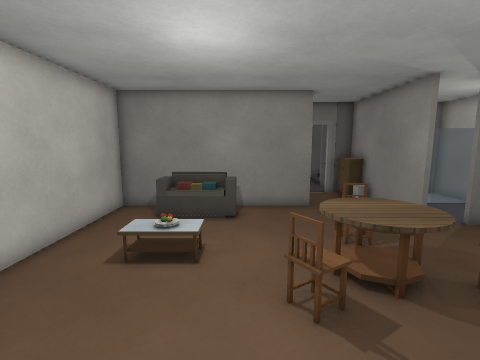
view 1 (above)

18 first-person views from a walk through a Godot game level. The camera is 1.5 m above the floor, tilts 8° down and sees 85° across. Doors that lead somewhere are drawn open, without their leaves. The floor is counted in squares, 0.5 m on a side. Each view is taken from the middle of a square. On the plan, view 1 faces up. The plan holds only what a view shows up to about 19 squares ahead; the rest is blank. The place goes on beyond the plan. Surface patterns are stand-ins for the level's own textures.

view 2
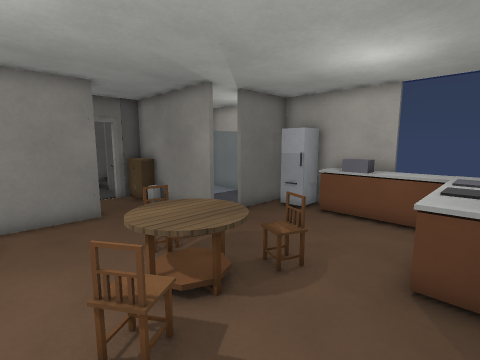

view 3
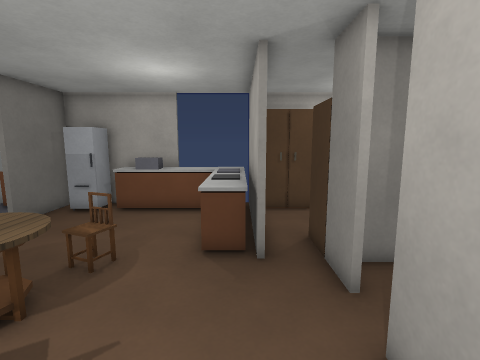

view 4
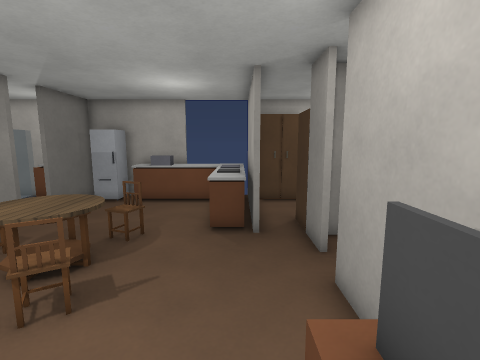

view 5
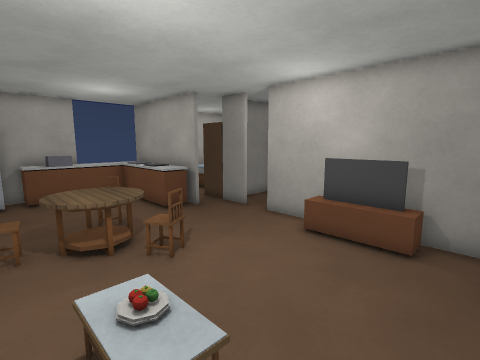

view 6
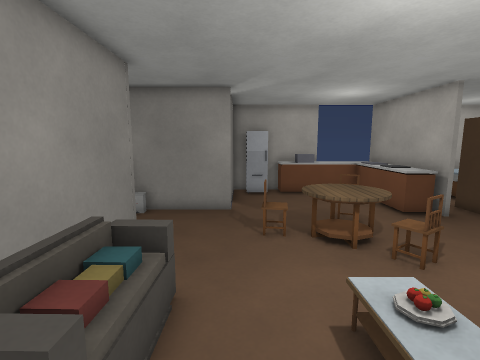

view 7
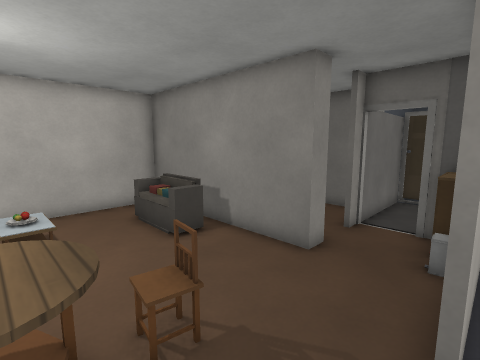

view 8
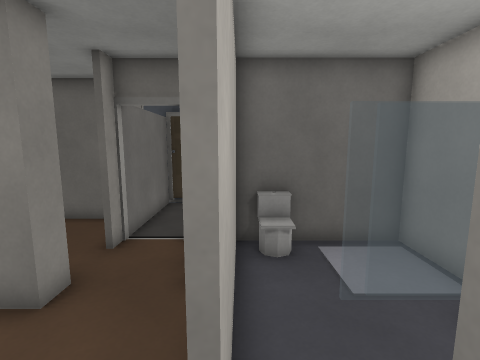

view 9
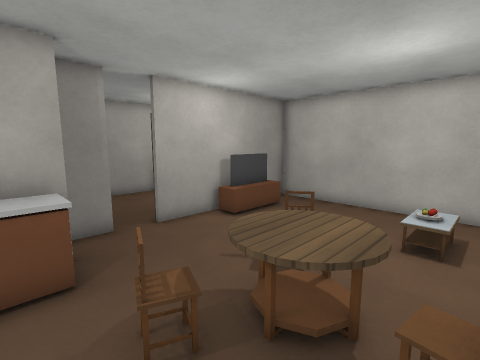

view 10
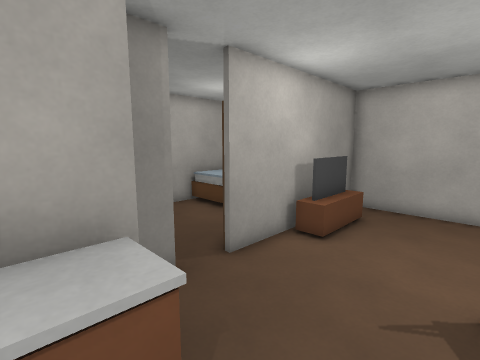

view 11
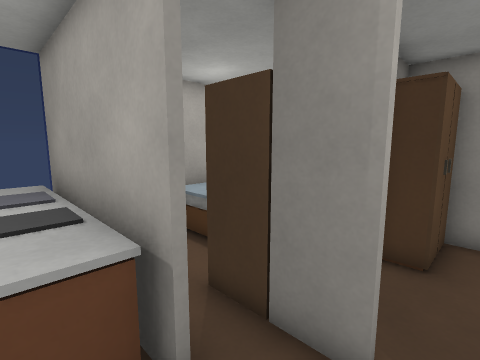

view 12
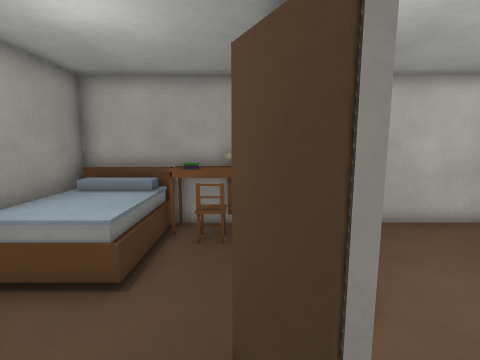

view 13
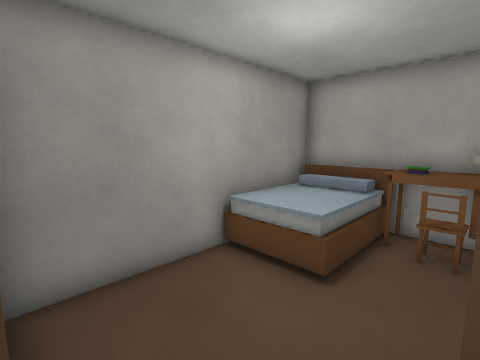

view 14
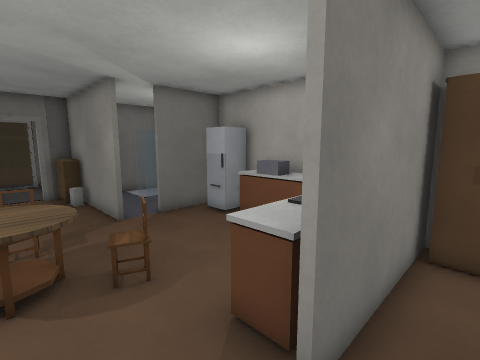

view 15
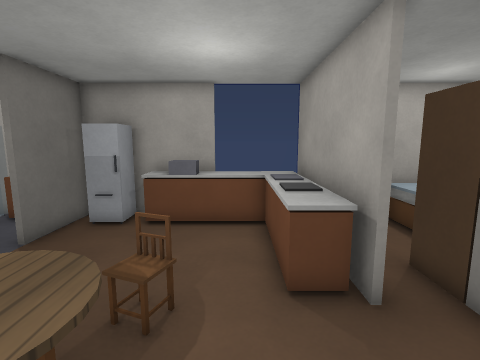

view 16
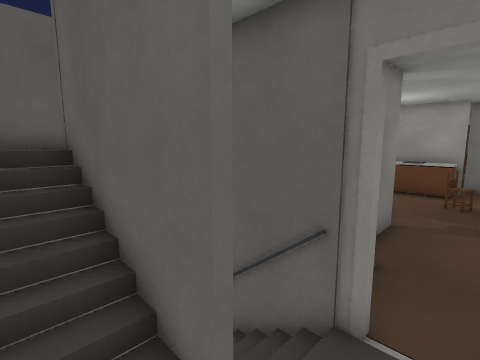

view 17
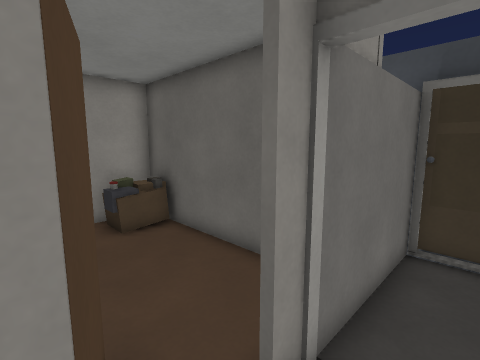

view 18
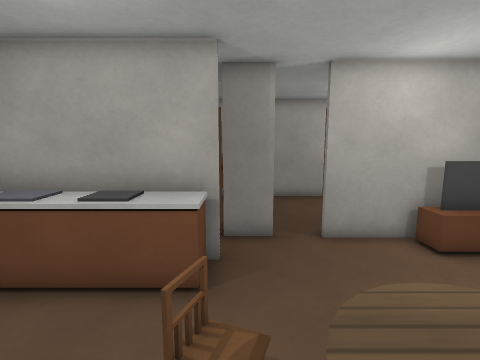

### Floor plan
Key: @ floor where view 1 was taken; # wall or solid block; . main floor; : floor 0.75 m higher than the main floor; / step, stairs or slope; D door; = window, fence, low wall or low ledge; ^ raised ledge; v drop or lower ground; C cabinet; S sofa; H chair; T table; F fridge; B block; W wardrobe; E desk; O other object.
Columns run from 6 left of view 1 to 13 right of it. Each row starts with its distance up from view 1.
 21         v#DD#
 20          #../OOOOO #
 19          #..#####OO#
 18 ##########..#      #
 17 #==      #..//
 16 #        #DD#######
 15         ##..C#O...#
 14         DD..##....#
 13 ##     #DD...#.   #
 12 ##########...#...B#
 11 #..   S......#...B
 10 #............####B
  9 #............DD##F#
  8 #.........H.....FF#
  7 #..OO...TTT......F#
  6 #.......TTT.....=^^
  5 #.......TTTOH...=B#
  4 #...... .T......=^^
  3 #................^^
  2 #...........^O#O#^^
  1 #...........^OOOO^^
  0 #..#=O@.....#####W#
 -1 ########D.##D#...W
 -2 #EH....DD..#  ...W
 -3 ###........#   :::#
 -4 ##E........#     :#
 -5 # :::/....WW      #
 -6 #    /....W O
 -7 ##   /....W O
 -8 v############

Positions as (right, up) in squares from view 1, and headings:
1: (0, 0), facing up
2: (0, 1), facing up-right
3: (-1, 1), facing right
4: (-3, 1), facing right
5: (-5, 8), facing down-right
6: (-5, 9), facing right
7: (7, 6), facing up-left
8: (7, 8), facing up
9: (7, 8), facing down-left
10: (7, 4), facing down-left
11: (3, 2), facing down-right
12: (4, -2), facing left
13: (4, -2), facing down-left
14: (3, -1), facing up-right
15: (1, 3), facing right
16: (4, 20), facing down-right
17: (5, 13), facing up-left
18: (5, 7), facing down
